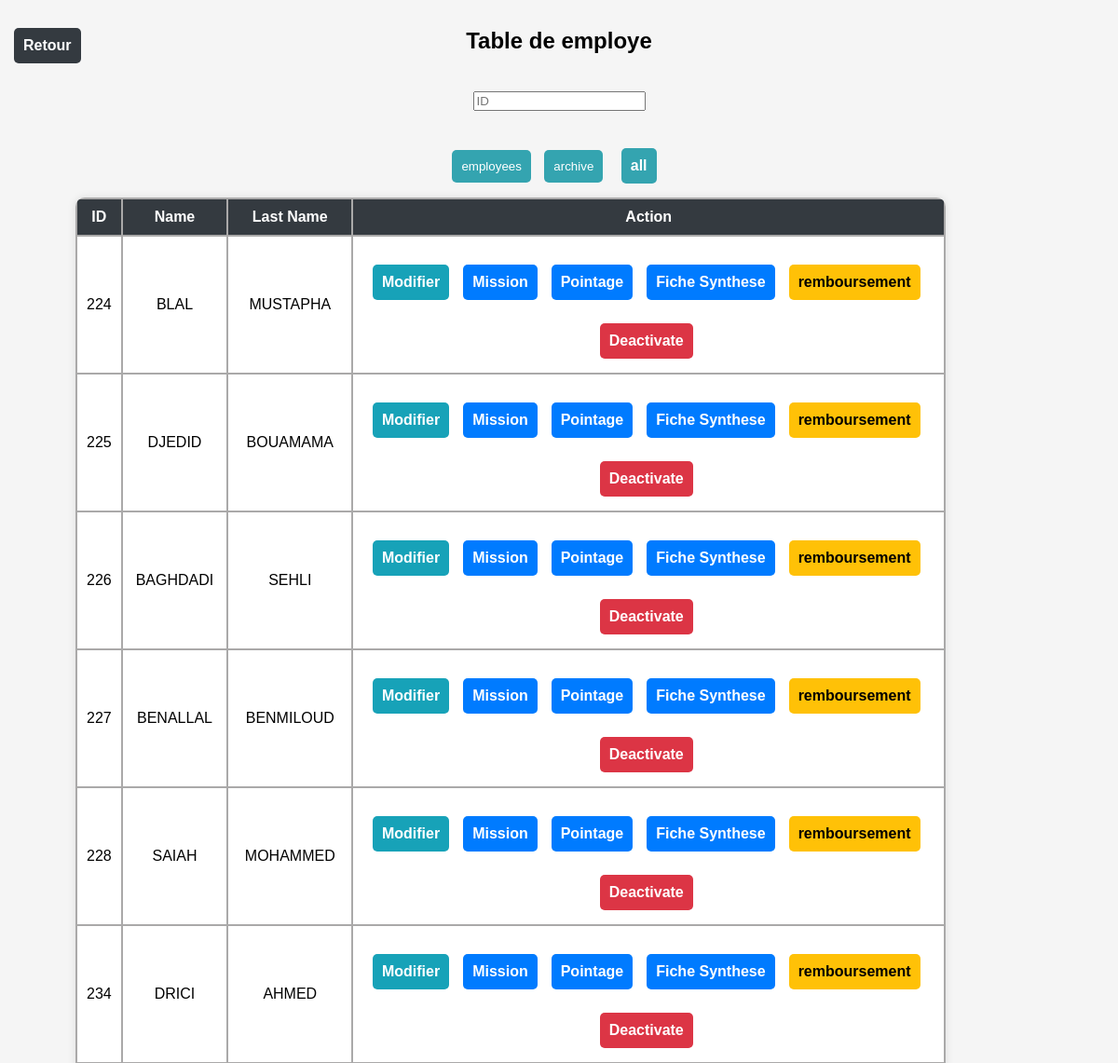
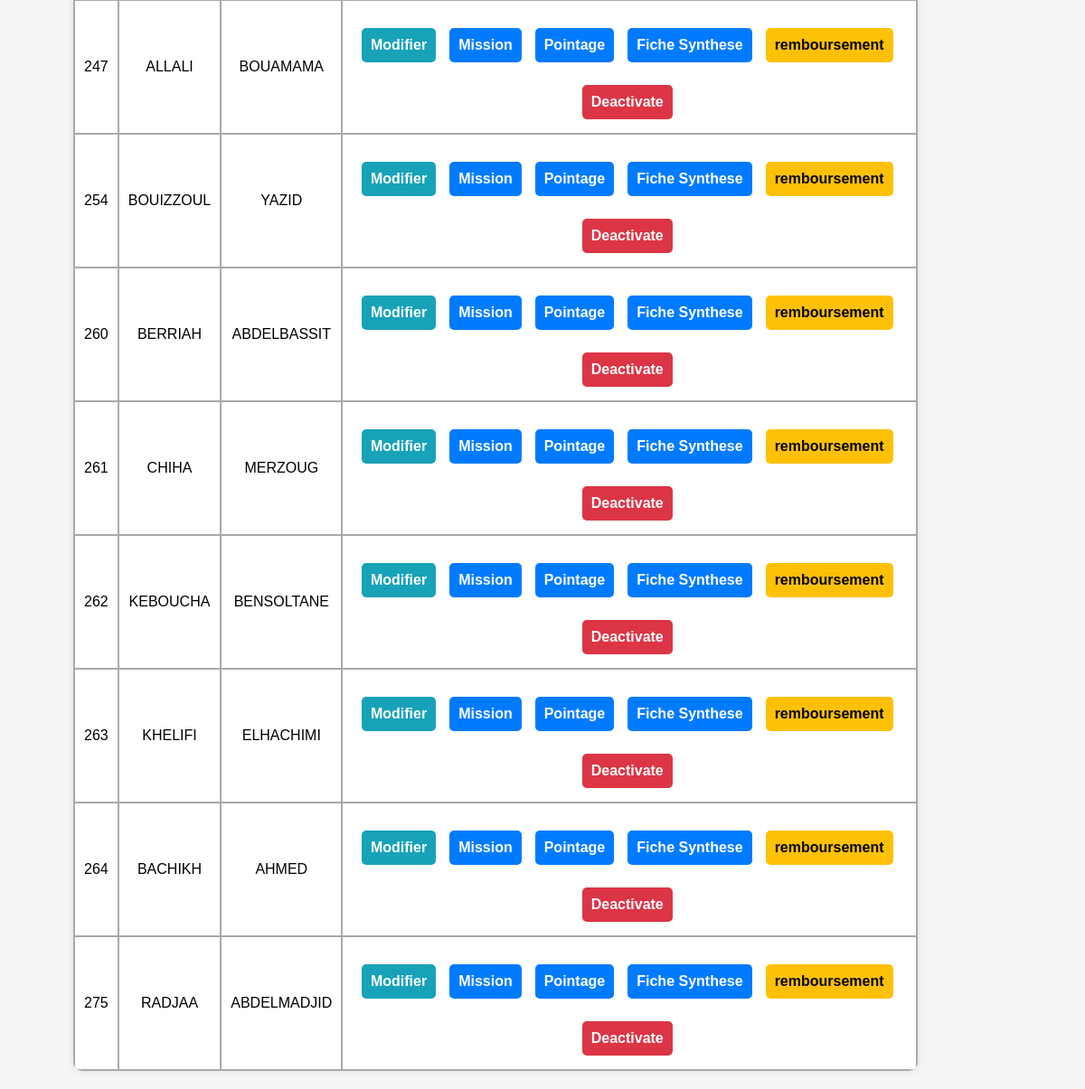
Page /table_employe/4/ (signed in) on the committed database (2 pictures, top to bottom).
### pointage/models.py (models this page shows, shortened)
class Employe(models.Model):
    name=models.CharField(max_length=30)
    last_name=models.CharField(max_length=30)
    date_of_birth=models.DateField(null=True)
    place_of_birth=models.CharField(max_length=30,null=True)
    wilaya_of_birth=models.CharField(max_length=30)
    id=models.AutoField(primary_key=True)
    unite=models.ForeignKey(Unite,on_delete=models.CASCADE,null=True)
    adresse=models.CharField(max_length=50,null=True)
    adresse_wilaya=models.CharField(max_length=30,null=True)
    father_name=models.CharField(max_length=30,null=True)
    mother_name=models.CharField(max_length=30,null=True)
    phone=models.IntegerField(null=True)
    familiy_situation=models.CharField(max_length=30,null=True)
    numbre_of_children=models.IntegerField(null=True)
    blood_type=models.CharField(max_length=5,null=True)
    cnas_number=models.IntegerField(null=True)
    function=models.CharField(max_length=60,null=True)
    position=models.CharField(max_length=60,null=True)
    enterprise=models.CharField(max_length=60,null=True)
    recruitment_date=models.DateField(default=timezone.now,null=True)
    department=models.CharField(max_length=60,null=True)
    service=models.CharField(max_length=60,null=True)
    contract_number=models.CharField(max_length=40,null=True)
    contract_effective_date=models.DateField(null=True)
    contract_validation_date=models.DateField(null=True)
    contract_termination_date=models.DateField(null=True)
    national_service_departure_date=models.DateField(null=True)
    national_service_returne_date=models.DateField(null=True)
    national_service_recall_departure_date=models.DateField(null=True)
    national_service_recallt_return_date=models.DateField(null=True)
    account_number=models.IntegerField(null=True)
    account_key=models.IntegerField(null=True)
    account_agency=models.CharField(max_length=40,null=True)
    driver_license_number=models.CharField(max_length=60,null=True)
    driver_license_established_date=models.DateField(null=True)
    driver_license_experation_date=models.DateField(null=True)
    driver_license_type=models.CharField(max_length=7,null=True)
    cni_number=models.IntegerField(null=True)
    cni_established_date=models.DateField(null=True)
    cni_established_by=models.CharField(max_length=60,null=True)
    recovery = models.IntegerField(default=0)
    refund_total=models.IntegerField(default=0)
    refund_by_month=models.IntegerField(default=0)
    active = models.IntegerField(default=1) #1= working | 2=not this month | 3=archive
    special = models.SmallIntegerField(default=0)
    '''Employe.objects.all().delete()
        with connection.cursor() as cursor:
            cursor.execute("DELETE FROM sqlite_sequence WHERE name='pointage_employe';")

# Step 3: Vacuum the database to reclaim storage space
        with connection.cursor() as cursor:
            cursor.execute("VACUUM;")'''

### pointage/views.py (the view)
# urls.py: path('table_employe/<int:ID>/', views.table_employe, name='table_employe'),
def table_employe(request,ID):
    if request.user.profile.unite.id != ID  and (request.user.profile.da != 1) :
        return redirect("menu_view")
    instances=Employe.objects.filter(unite=ID)
    return render(request,'table_employe.html',{'id':ID,'instances':instances,'da':request.user.profile.da})

### pointage/templates/table_employe.html (shortened to what this page needs)
<!DOCTYPE html>
<html lang="en">
<head>
</head>
<body>
    <h2>Table de employe</h2>
    <form method="get" action="">
        <input type="text" id="query" name="query" placeholder="ID" required>
    </form>
    <a href="{% url 'menu_view' %}" class="back-button">Retour</a>
    <div class="header">
        <button onclick="showSection('current_employees')" class="button">employees</button>
        <button onclick="showSection('archive')" class="button">archive</button>
        <a href="{% url 'pointage_mois_all' instances.0.unite_id  %}" class="button">all</a>
    </div>
    <div id="current_employees" class="form-section" style="display: block;">
        <table>
            <tr>
                <th>ID</th>
                <th>Name</th>
                <th>Last Name</th>
                <th>Action</th>
            </tr>
            {% for instance in instances %}
            {% if instance.active == 1 %}
            <tr>
                <td>{{ instance.id }}</td>
                <td>{{ instance.name }}</td>
                <td>{{ instance.last_name }}</td>
                <td class="actions">
                    {% if da < 3 %}
                    <a href="{% url 'update_employe' instance.id %}" class="btn btn-info">Modifier</a>
                    {% endif %}
                    <a href="{% url 'mission' instance.id %}" class="btn btn-primary">Mission</a>
                    <a href="{% url 'pointage_mois' instance.id %}" class="btn btn-primary">Pointage</a>
                    {% if da == 1 %}
                    <a href="{% url 'synthese' instance.id %}" class="btn btn-primary" target="_blank">Fiche Synthese</a>
                    <a href="{% url 'remboursement' instance.id %}" class="btn btn-warning">remboursement</a>
                    {% if instance.active == 1 %}
                    <a href="{% url 'desactiver' instance.id %}" class="btn btn-danger">Deactivate</a>
                    {% else %}
                    <a href="{% url 'activer' instance.id %}" class="button">Activate</a>
                    {% endif %}
                    {% endif %}
                </td>
            </tr>
            {% endif %}
            {% endfor %}
        </table>
    </div>
</body>
</html>

### pointage/templates/table_employe.html (style rules this page uses)
body { font-family: Arial, sans-serif; background-color: #f5f5f5; display: flex; flex-direction: column; align-items: center; justify-content: center; margin: 0; }
h2 { margin-top: 20px; padding: 10px; }
table { border-radius: 10px; overflow: hidden; box-shadow: 0 0 10px rgba(0, 0, 0, 0.1); margin-bottom: 20px; width: 90%; background-color: rgb(170, 169, 169); }
th, td { text-align: center; padding: 10px; border: none; }
th { background-color: #343a40; font-size: 1em; color: white; }
td { background-color: white; color: black; }
.actions { display: flex; justify-content: center; flex-wrap: wrap; }
a { text-decoration: none; color: white; font-weight: bold; margin: 5px; }
.back-button { margin-top: 20px; padding: 10px; background-color: #34a4b0; color: white; border: none; border-radius: 5px; text-decoration: none; }
.button, .btn { display: inline-block; margin-top: 20px; padding: 10px; background-color: #34a4b0; color: white; text-decoration: none; border: none; border-radius: 5px; cursor: pointer; margin-right: 10px; }
.btn-info { background-color: #17a2b8; }
.btn-primary { background-color: #007bff; }
.btn-warning { background-color: #ffc107; color: black; }
.btn-danger { background-color: #dc3545; }
form { width: 60%; padding: 10px; margin-bottom: 10px; text-align: center; }
.back-button { position: absolute; top: 10px; left: 10px; padding: 10px; background-color: #343a40; color: white; border: none; border-radius: 5px; text-decoration: none; }
.header { margin-bottom: 10px; }

### rows in the picture
Employe: id "224", name "BLAL", last_name "MUSTAPHA", active "Deactivate"
Employe: id "225", name "DJEDID", last_name "BOUAMAMA", active "Deactivate"
Employe: id "226", name "BAGHDADI", last_name "SEHLI", active "Deactivate"
Employe: id "227", name "BENALLAL", last_name "BENMILOUD", active "Deactivate"
Employe: id "228", name "SAIAH", last_name "MOHAMMED", active "Deactivate"
Employe: id "234", name "DRICI", last_name "AHMED", active "Deactivate"
Employe: id "247", name "ALLALI", last_name "BOUAMAMA", active "Deactivate"
Employe: id "254", name "BOUIZZOUL", last_name "YAZID", active "Deactivate"
Employe: id "260", name "BERRIAH", last_name "ABDELBASSIT", active "Deactivate"
Employe: id "261", name "CHIHA", last_name "MERZOUG", active "Deactivate"
Employe: id "262", name "KEBOUCHA", last_name "BENSOLTANE", active "Deactivate"
Employe: id "263", name "KHELIFI", last_name "ELHACHIMI", active "Deactivate"
Employe: id "264", name "BACHIKH", last_name "AHMED", active "Deactivate"
Employe: id "275", name "RADJAA", last_name "ABDELMADJID", active "Deactivate"
